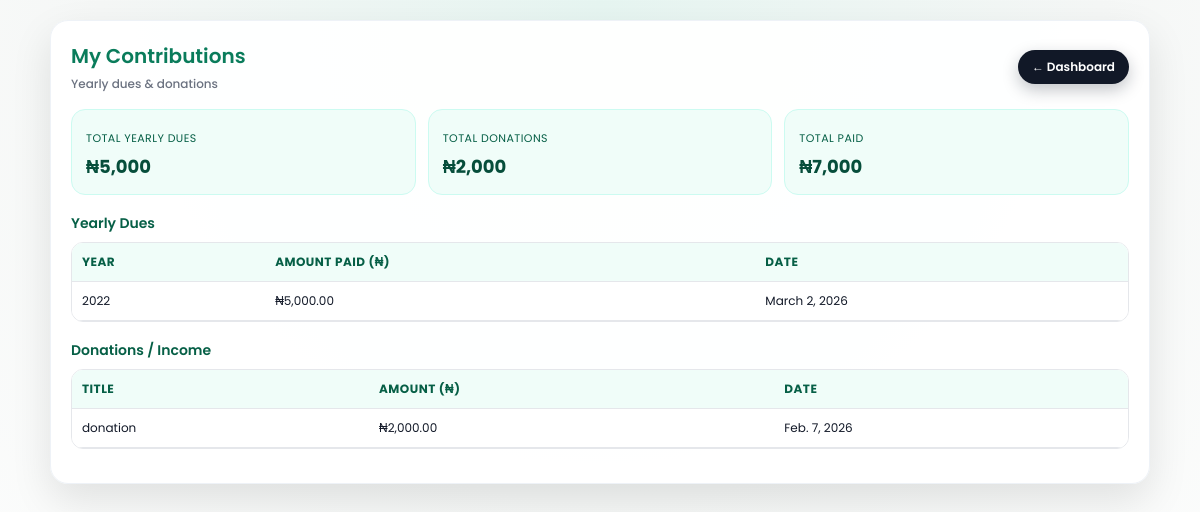
Page /my-contributions/ (signed in) on the committed database.
### finance/models.py (models this page shows, shortened)
class Contribution(models.Model):
    member = models.ForeignKey(Member, on_delete=models.CASCADE)
    year = models.PositiveIntegerField()
    amount_paid = models.DecimalField(max_digits=10, decimal_places=2)
    payment_date = models.DateField()
    recorded_by = models.ForeignKey(Member, on_delete=models.SET_NULL, null=True, related_name='contributions_recorded')
    class Meta:
        unique_together = ('member', 'year')  # ✅ Prevent duplicate dues per year

class Income(models.Model):
    date = models.DateField(auto_now_add=True)
    title = models.CharField(max_length=200)
    sender_name = models.CharField(max_length=200)
    sender_id = models.CharField(max_length=50)
    member = models.ForeignKey(
        Member,
        on_delete=models.SET_NULL,
        null=True,
        blank=True,
        related_name='received_incomes'  # 👈 FIX
    )
    amount = models.DecimalField(max_digits=12, decimal_places=2)
    recorded_by = models.ForeignKey(
        Member,
        on_delete=models.SET_NULL,
        null=True,
        related_name='incomes_recorded'  # 👈 FIX
    )

### accounts/decorators.py (the view)
    def wrapper(request, *args, **kwargs):
        if not request.session.get('member_id'):
            return redirect('login')
        return view_func(request, *args, **kwargs)

### finance/views.py (called while the page is built)
@login_required
def my_contributions(request):
    member = Member.objects.get(id=request.session['member_id'])
    contributions = Contribution.objects.filter(member=member)
    incomes = Income.objects.filter(member=member).order_by('-date')
    total_dues = contributions.aggregate(total=Sum('amount_paid'))['total'] or 0
    total_income = incomes.aggregate(total=Sum('amount'))['total'] or 0
    total_money = total_dues + total_income
    return render(request, 'finance/my_contributions.html', {
        'contributions': contributions,
        'incomes': incomes,
        'total_dues': total_dues,
        'total_income': total_income,
        'total_money': total_money,
    })

### finance/templates/finance/my_contributions.html (shortened to what this page needs)
{% load humanize %}
<!DOCTYPE html>
<html lang="en">
<head>
</head>
<body>
  <div class="container">
    <div class="header">
      <div>
        <h2>My Contributions</h2>
        <p>Yearly dues & donations</p>
      </div>
      <a href="{% url 'dashboard' %}" class="btn">← Dashboard</a>
    </div>
    <div class="stats">
      <div class="stat-card">
        <small>Total Yearly Dues</small>
        <strong>₦{{ total_dues|intcomma }}</strong>
      </div>
      <div class="stat-card">
        <small>Total Donations</small>
        <strong>₦{{ total_income|intcomma }}</strong>
      </div>
      <div class="stat-card">
        <small>Total Paid</small>
        <strong>₦{{ total_money|intcomma }}</strong>
      </div>
    </div>
    <div class="section">
      <h3>Yearly Dues</h3>
      <div class="table-wrap">
        <table>
          <thead>
            <tr>
              <th>Year</th>
              <th>Amount Paid (₦)</th>
              <th>Date</th>
            </tr>
          </thead>
          <tbody>
            {% for c in contributions %}
              <tr>
                <td>{{ c.year }}</td>
                <td>₦{{ c.amount_paid|intcomma }}</td>
                <td>{{ c.payment_date }}</td>
              </tr>
            {% empty %}
              <tr>
                <td colspan="3" class="empty">No yearly dues recorded yet.</td>
              </tr>
            {% endfor %}
          </tbody>
        </table>
      </div>
    </div>
<div class="section">
  <h3>Donations / Income</h3>
  <div class="table-wrap">
    <table>
      <thead>
        <tr>
          <th>Title</th>
          <th>Amount (₦)</th>
          <th>Date</th>
        </tr>
      </thead>
      <tbody>
        {% for i in incomes %}
          <tr>
            <td>{{ i.title }}</td>
            <td>₦{{ i.amount|intcomma }}</td>
            <td>{{ i.date }}</td>
          </tr>
        {% empty %}
          <tr>
            <td colspan="3" class="empty">No donations recorded yet.</td>
          </tr>
        {% endfor %}
      </tbody>
    </table>
  </div>
</div>
  </div>
</body>
</html>

### finance/templates/finance/my_contributions.html (style rules this page uses)
* { box-sizing: border-box; }
body { margin: 0; min-height: 100vh; font-family: 'Poppins', sans-serif; background: radial-gradient(circle at top, #e6f5f1, #f5f7f6, #ffffff); padding: 20px; }
.container { max-width: 1100px; margin: auto; background: rgba(255,255,255,0.96); padding: 20px; border-radius: 18px; box-shadow: 0 16px 40px rgba(0,0,0,0.1); border: 1px solid #eef2f7; }
.header { display: flex; justify-content: space-between; align-items: center; flex-wrap: wrap; gap: 10px; margin-bottom: 16px; }
.header h2 { margin: 0; color: #0a7c5b; font-weight: 600; font-size: 20px; }
.header p { margin: 4px 0 0; font-size: 12px; color: #6b7280; font-weight: 500; }
.btn { padding: 8px 14px; border-radius: 999px; background: #111827; color: white; font-size: 12px; font-weight: 600; text-decoration: none; box-shadow: 0 6px 16px rgba(17, 24, 39, 0.25); }
.stats { display: grid; grid-template-columns: repeat(auto-fit, minmax(160px, 1fr)); gap: 12px; margin-bottom: 16px; }
.stat-card { background: #f0fdf9; padding: 14px; border-radius: 14px; border: 1px solid #ccfbf1; }
.stat-card small { font-size: 11px; color: #065f46; text-transform: uppercase; letter-spacing: 0.04em; }
.stat-card strong { display: block; font-size: 18px; color: #064e3b; margin-top: 4px; }
.section { margin-top: 18px; }
.section h3 { margin: 0 0 8px; font-size: 14px; color: #065f46; font-weight: 600; }
.table-wrap { overflow-x: auto; border-radius: 12px; border: 1px solid #e5e7eb; margin-bottom: 14px; }
table { width: 100%; border-collapse: collapse; min-width: 650px; background: #fff; }
thead { background: #f0fdf9; }
th { padding: 10px; text-align: left; font-size: 12px; color: #065f46; text-transform: uppercase; letter-spacing: 0.04em; border-bottom: 1px solid #e5e7eb; }
td { padding: 10px; font-size: 12px; border-bottom: 1px solid #e5e7eb; color: #111827; white-space: nowrap; }

### rows in the picture
Contribution: year "2022", amount_paid "5,000.00", payment_date "March 2, 2026"
Income: title "donation", amount "2,000.00", date "Feb. 7, 2026"

### other values in the picture
{{ total_dues|intcomma }} "5,000"
{{ total_income|intcomma }} "2,000"
{{ total_money|intcomma }} "7,000"
